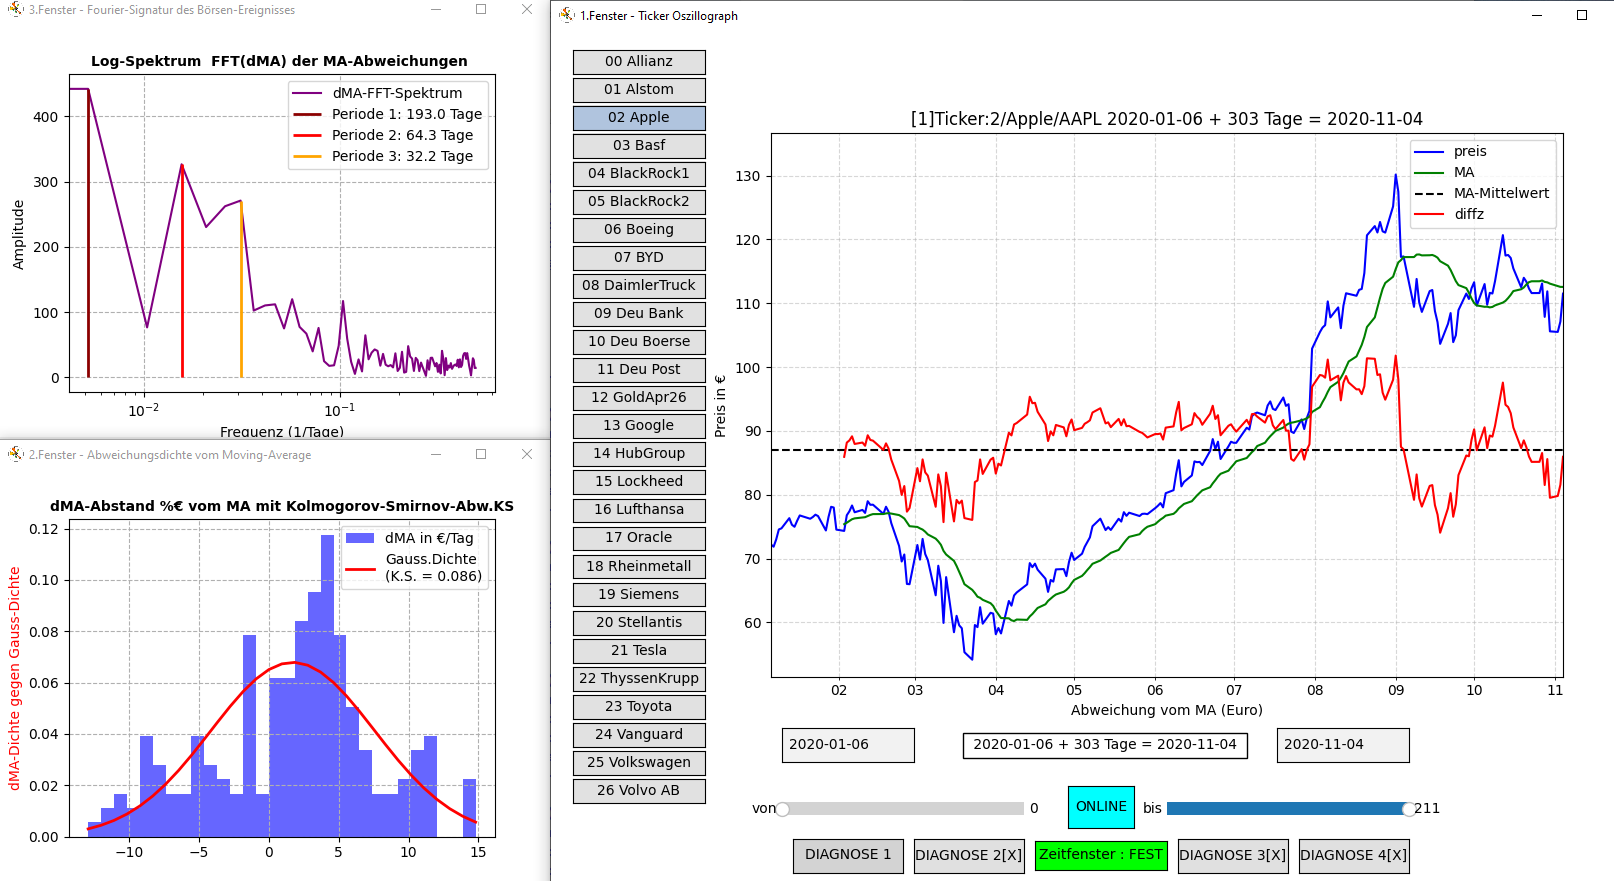

This figure's Python source:
# Fy-Nance_14.py 03-06-2026 Projekt Ticker-Oszillograph
import numpy as np
import pandas as pd
import yfinance as yf
import scipy.stats as stats
import matplotlib.pyplot as plt
import matplotlib.dates as mdates
import matplotlib.ticker as mticker
from matplotlib.widgets import Slider, Button, TextBox
import os
# ==============================================================================
#     01    Projekt Variablen
# ==============================================================================
# Hier sitzen die 8 Haupt-Steuerleitungen gut sichtbar direkt unter den Imports.
# In den Funktionen darunter wird nur noch gelesen oder gezielt zugegriffen.
online_schalter_val = 1            # default 1 = Online live, 0 = Offline
clr_schalter_val    = 1            # Default 1 = FEST(Zoom behalten), 0 = VAR (Reset)
akt_index       = 2                # Default-Ticker (Standard: 2 = Apple)
yfNAME = "AAPL"                    # Default-Ticker für den Online-Start
offlinecsv = "02Apple_Offline.csv" # Default-Ticker für den Offline-Start
trigger = False                    # start-stop zum Schaubild-zeichnen
ANF_DATUM = "2015-01-05"           # MAX-Fenster ANF
END_DATUM = "2026-06-05"           # MAX-Fenster END
ANF_DATUM = "2020-01-05"           # CORONA-Fenster ANF
END_DATUM = "2020-11-05"           # CORONA-Fenster END
moving_size = 20                   # Moving-Average-Fenster
# ==============================================================================
df = pd.DataFrame()                # Projekt DataFrame
# ==============================================================================
#     02 drei Fenster fig1,ax1 bis fig3,ax3 für canvas.draw_idle() bereitstellen
# ==============================================================================
# Frequenz-Rezept des im Tupel(Ticker,Zeitfenster) erfassten Börsen-Ereignisses
fig3, ax3 = plt.subplots(figsize=(5.5, 4.125))
fig3.canvas.manager.set_window_title('3.Fenster - Fourier-Signatur des Börsen-Ereignisses')
# Das Statistik-Fenster bereitstellen
fig2, ax2 = plt.subplots(figsize=(5.5, 4.125))
fig2.canvas.manager.set_window_title('2.Fenster - Abweichungsdichte vom Moving-Average')
# Das im Interpreter-Ablauf VORHER zu befüllende Oszillographen-Fenster danach ...
fig1, ax1 = plt.subplots(figsize=(11, 8.5))
fig1.canvas.manager.set_window_title('1.Fenster  - Ticker Oszillograph')
plt.subplots_adjust(left=0.20, bottom=0.24, right=0.95)

# ------------------------------------------------------------------------------
#     03 Ticker-Liste aus CSV-Liste laden
# ------------------------------------------------------------------------------
try:
    ticker_df = pd.read_csv('Ticker-Liste.csv')
except FileNotFoundError:
    # Default Liste falls Ticker-Liste.csv fehlt
    ticker_liste = """Num,Nam,Tik
00,Allianz,ALV.DE
01,Alstom,AOMD.DE
02,Apple,AAPL
03,Basf,BAS.DE
04,BlackRock1,BR
05,BlackRock2,BLK
06,Boeing,BA
07,BYD,002594.SZ
08,DaimlerTruck,DTG.DE
09,Deu Bank,DB
10,Deu Boerse,DBOEY
11,Deu Post,DHL.DE
12,GoldApr26,GC=F
13,Google,GOOG
14,HubGroup,HUBG
15,Lockheed,LOM.F
16,Lufthansa,LHA.DE
17,Oracle,SOC.SG
18,Rheinmetall,RHM.DE
19,Siemens,SIE.DE
20,Stellantis,STLAM.MI
21,Tesla,TSLA
22,ThyssenKrupp,TKA.DE
23,Toyota,TOYOF
24,Vanguard,VWRL.SW
25,Volkswagen,VOW.DE
26,Volvo AB,VOL1.SG"""
    with open('Ticker-Liste.csv', 'w') as f:
        f.write(ticker_liste)
    ticker_df = pd.read_csv('Ticker-Liste.csv')
# ------------------------------------------------------------------------------
#     04  Ticker-Daten Download oder aus csv lesen
# ------------------------------------------------------------------------------
def lade_ticker_daten():# nur globale Argumente
    global df           # 1.Dataframe
    global ticker_df    # 2.Ticker-liste
    global akt_index    # 3.Ticker_index
    global moving_size  # 4.Moving_average-Fenster
    akt_ticker = ticker_df.iloc[akt_index] # Zeilenwahl in Ticker-Liste = integer location 
    akt_Num = akt_ticker['Num']
    akt_Nam = akt_ticker['Nam']
    akt_Tik = akt_ticker['Tik']
    csv_Nam = f"{akt_Num}{akt_Nam}_Offline.csv"
    # Download df_live mit 1.Spalte datum (von start bis end) und 2.Spalte Preis
    if online_schalter_val > 0:
        try:
            print(f"Lade {akt_Tik} live von Yahoo Finance...")
            df_live = yf.Ticker(akt_Tik).history(start=ANF_DATUM, end=END_DATUM)[["Close"]]
            df_live.index = df_live.index.tz_localize(None)
            df_csv = df_live.rename(columns={"Close": "Price"}).dropna().reset_index()
            df_csv['Date'] = pd.to_datetime(df_csv['Date'])
            df_csv.to_csv(csv_Nam, index=False)
            print(f"-> live geladen und in {csv_Nam} gepuffert")
            df = df_csv.sort_values('Date').reset_index(drop=True)
            return
        except Exception as e:
            print(f"{akt_Tik} Download gescheitert ({e}) => Offline-csv")
    # Offline-csv df_csv mit 1.Spalte datum (von start bis end) und 2.Spalte Preis
    if os.path.exists(csv_Nam):
        print(f"lokale csv {csv_Nam} wird geladen...")
        df_csv = pd.read_csv(csv_Nam)
        df_csv['Date'] = pd.to_datetime(df_csv['Date'])
        df = df_csv.sort_values('Date').reset_index(drop=True)
    else:
        print(f"Offline-csv {csv_Nam} nicht gefunden! Leeres Frame als Ersatz.")
        df = pd.DataFrame(columns=['Date', 'Price'])
# ------------------------------------------------------------------------------
#     05  Default-Ticker Apple laden und draw_idle()-Überwachungs-Trigger setzen 
# ------------------------------------------------------------------------------
lade_ticker_daten()
trigger = False
# ------------------------------------------------------------------------------
#     06  Gleitenden Durchschnitt MA(MeanAverage) redundant einbauen ... 
# ------------------------------------------------------------------------------
df['MA'] = df['Price'].rolling(window=moving_size).mean()
# ------------------------------------------------------------------------------
#     07  Achsen und Anheftungspunkte für Widgets platzieren 
# ------------------------------------------------------------------------------
ax1_von = plt.axes([0.21, 0.07, 0.22, 0.03])       # Anheftung von-Slider
ax1_online = plt.axes([0.47, 0.062, 0.06, 0.05])   # Anheftung ONLINE-OFFLINE-Schalter
ax1_clr = plt.axes([0.44, 0.0125, 0.12, 0.035])    # Anheftung Zeitfenster-Umschalter 
ax1_bis = plt.axes([0.56, 0.07, 0.22, 0.03])       # Anheftung bis-Slider

ax1_box_start = plt.axes([0.21, 0.14, 0.12, 0.04]) # Anheftung Linkes Datumsfenster
ax1_box_end = plt.axes([0.66, 0.14, 0.12, 0.04])   # Anheftung Rechtes Datumsfenster
text_mitte = fig1.text(0.38, 0.155, '', bbox=dict(facecolor='white', alpha=1.0, edgecolor='black'))

ax1_diag1 = plt.axes([0.22, 0.01, 0.10, 0.04])     # Anheftung der Diagnose-Schalter
ax1_diag2 = plt.axes([0.33, 0.01, 0.10, 0.04])
ax1_diag3 = plt.axes([0.57, 0.01, 0.10, 0.04])
ax1_diag4 = plt.axes([0.68, 0.01, 0.10, 0.04])
# ------------------------------------------------------------------------------
#     08   Vorbereitung Ticker-Klavier am linken Rand 
# ------------------------------------------------------------------------------
ticker_klavier = []
schalter_handles = []  # Hält die Schalter-Referenzen im Speicher aktiv
anzahl_ticker = len(ticker_df)

for i in range(anzahl_ticker):
    zeil = ticker_df.iloc[i]
    num_str = f"{zeil['Num']:02d}"
    btn_label = f"{num_str} {zeil['Nam']}"
    # Tasten-Anheftung iterativ von oben nach unten (0.95 bis 0.02) platziert
    y_pos = 0.95 - (i * 0.033)
    ax_tick = plt.axes([0.02, y_pos, 0.12, 0.028])
    
    # Aktiven Button farblich hervorheben
    btn_color = '#b0c4de' if i == akt_index else '#e1e1e1'
    btn = Button(ax_tick, btn_label, color=btn_color)
    btn.label.set_fontsize(10)  # typische Schriftgröße für gute Lesbarkeit
    # ------------------------------------------------------------------------------
    ticker_klavier.append((btn, num_str, zeil['Nam'], zeil['Tik'], i))
    # ------------------------------------------------------------------------------
    schalter_handles.append(btn) # Schutz gegen Pythons Garbage Collector

# ------------------------------------------------------------------------------
#     09            Schalter-Widgets platzieren 
# ------------------------------------------------------------------------------

slider_von = Slider(ax1_von, 'von', 0, len(df)-1, valinit=0, valfmt='%0.0f')
slider_bis = Slider(ax1_bis, 'bis', 0, len(df)-1, valinit=len(df)-1, valfmt='%0.0f')
btn_online = Button(ax1_online, 'ONLINE' if online_schalter_val else 'OFFLINE', color='aqua' if online_schalter_val else 'teal')

text_box_start = TextBox(ax1_box_start, '', initial='')
text_box_end   = TextBox(ax1_box_end, '', initial='')

# CLR-Schalter direkt unter Online-Schalter 
# Variable für CLR-Zustand (1 = FEST / Zoom behalten, 0 = RESET / Vollansicht)
clr_schalter_val = 1 
btn_clr = Button(ax1_clr, 'Zeitfenster : FEST', color='lime')
btn_clr.label.set_fontsize(10)

# --- PLATZIERUNG DIAGNOSE-BUTTONS  ---
btn_diag1 = Button(ax1_diag1, 'DIAGNOSE 1', color='#d3d3d3')
btn_diag2 = Button(ax1_diag2, 'DIAGNOSE 2[X]', color='#e0e0e0')
btn_diag3 = Button(ax1_diag3, 'DIAGNOSE 3[X]', color='#e0e0e0')
btn_diag4 = Button(ax1_diag4, 'DIAGNOSE 4[X]', color='#e0e0e0')

# ------------------------------------------------------------------------------
#     10       Schaubild-Achsen skalieren
# ------------------------------------------------------------------------------
def axen_skalierung(target_ax, dt_start, dt_end):
    # Erzwingt Umwandlung in echte Timestamps, unabh. vom Input
    dt_start = pd.Timestamp(dt_start)
    dt_end = pd.Timestamp(dt_end)
    
    tage_fenster = (dt_end - dt_start).days
    
    target_ax.xaxis.set_major_locator(mdates.YearLocator())
    target_ax.xaxis.set_major_formatter(mdates.DateFormatter('%Y'))
    
    if tage_fenster < 730:  # => Monats-Markierungen
        target_ax.xaxis.set_minor_locator(mdates.MonthLocator())
        target_ax.xaxis.set_minor_formatter(mdates.DateFormatter('%m'))
        target_ax.grid(True, which='both', linestyle='--', alpha=0.5)
    else:
        target_ax.xaxis.set_minor_locator(mdates.MonthLocator())
        target_ax.xaxis.set_minor_formatter(mticker.NullFormatter())
        target_ax.grid(True, which='major', linestyle='--')
        
    plt.setp(target_ax.get_xticklabels(), rotation=0, ha='center')
# ------------------------------------------------------------------------------
#     11                 Zeitfenster auslesen
# ------------------------------------------------------------------------------
def von_bis_ablesen():
    idx_von = int(slider_von.val)
    idx_bis = int(slider_bis.val)
    df_zeitfenster = df.iloc[idx_von:idx_bis+1].copy()
    
    if df_zeitfenster.empty:
        return None, "", ""
        
    # Zugriff über .values und Umwandlung in sichere Timestamps
    dt_start = pd.Timestamp(df_zeitfenster['Date'].values[0])
    dt_end = pd.Timestamp(df_zeitfenster['Date'].values[-1])
    
    str_start = dt_start.strftime('%Y-%m-%d')
    str_end = dt_end.strftime('%Y-%m-%d')
    
    return df_zeitfenster, str_start, str_end
# ------------------------------------------------------------------------------
#     12                 Schaubild neu zeichnen
# ------------------------------------------------------------------------------
def neu_zeichnen(idx_von, idx_bis):
    global trigger
    global df           # 1.Dataframe
    global ticker_df    # 2.Ticker-liste
    global akt_index    # 3.Ticker_index
    global moving_size  # 4.Moving_average-Fenster
    akt_ticker = ticker_df.iloc[akt_index] # Zeilenwahl in Ticker-Liste = integer location 
    akt_Num = akt_ticker['Num']
    akt_Nam = akt_ticker['Nam']
    akt_Tik = akt_ticker['Tik']
    csv_Nam = f"{akt_Num}{akt_Nam}_Offline.csv"

    if trigger or df.empty: return
    trigger = True
    # --- Database-Erweiterungen Refresh ------------
    df['MA'] = df['Price'].rolling(window=moving_size).mean()
    df['Diff'] = df['Price'] - df['MA']
    # -----------------------------------------------
    # ----------------------------------------------------------------------           
    # Erstes Fenster ax1 Ticker-Linie mit Mov'Average MA und Abweichg. dMA
    # ----------------------------------------------------------------------  
    ax1.clear()   ###
    ax1.set_title(f"[2]Ticker:{akt_Num}/{akt_Nam}/{akt_Tik} von {idx_von} bis {idx_bis}",fontsize=12, fontweight='bold')
    fig1.canvas.manager.set_window_title('1.Fenster - Ticker Oszillograph')
    plt.subplots_adjust(left=0.20, bottom=0.24, right=0.92)
    
    # 1. Hauptlinien zeichnen (Nutzt noch das ganze df, Matplotlib clippt das per xlim)
    line_preis, = ax1.plot(df['Date'], df['Price'], label='preis', color='blue')
    line_MAmiw, = ax1.plot(df['Date'], df['MA'], label='MA', color='green')
    
    ma_mittelwert = df['MA'].mean()
    y_mamiw = [ma_mittelwert] * len(df)
    line_mamiw, = ax1.plot(df['Date'], y_mamiw, label='MA-Mittelwert', color='black', linestyle='--')
    
    df['Diff'] =  df['Price'] - df['MA']
    line_diff, = ax1.plot(df['Date'], ma_mittelwert + df['Diff'], label='diffz', color='red')

    ax1.set_xlabel('Abweichung vom MA (Euro)')
    ax1.set_ylabel('Preis in €')
    ax1.grid(True, linestyle='--')
    ax1.legend(loc='upper right')

    # 2. Slider-Index-Validierung für Synchronisation
    idx_von = max(0, min(idx_von, len(df)-1))
    idx_bis = max(0, min(idx_bis, len(df)-1))
    if idx_von > idx_bis: idx_von = idx_bis

    slider_von.set_val(idx_von)
    slider_bis.set_val(idx_bis)

    # 3. Synchronisierung des Zeitfensters
    df_zeitfenster = df.iloc[idx_von:idx_bis+1]
    
    if not df_zeitfenster.empty:
        dt_start = pd.Timestamp(df_zeitfenster['Date'].values[0])
        dt_end = pd.Timestamp(df_zeitfenster['Date'].values[-1])
        
        str_start = dt_start.strftime('%Y-%m-%d')
        str_end = dt_end.strftime('%Y-%m-%d')
        tage_differenz = (dt_end - dt_start).days
        
        ax1.set_xlim(dt_start, dt_end)
        ax1.set_ylim(df_zeitfenster['Price'].min() * 0.95, df_zeitfenster['Price'].max() * 1.05)
        
        axen_skalierung(ax1, dt_start, dt_end)
        
        ax1.set_title(f"[1]Ticker:{akt_Num}/{akt_Nam}/{akt_Tik} {str_start} + {tage_differenz} Tage = {str_end}")
        plt.subplots_adjust(left=0.20, bottom=0.24, right=0.92)

        text_mitte.set_text(f" {str_start} + {tage_differenz} Tage = {str_end} ")
        
        if text_box_start.text_disp.get_text() != str_start: 
            text_box_start.set_val(str_start)
        if text_box_end.text_disp.get_text() != str_end: 
            text_box_end.set_val(str_end)
            
        # ----------------------------------------------------------------------
        # Refresh der dynamisch veränderten Daten im 'df_zeitfenster'
        # ----------------------------------------------------------------------
        diff_dropna = df_zeitfenster['Diff'].dropna() # <-- GEAENDERT auf df_zeitfenster
        diff_data = diff_dropna.values
        
        # Kontrolle ob genug Datenpunkte im Slider-Refresh-Fenster vorhanden
        if len(diff_data) > 5:
            # Statistik auf Basis des synchronisierten Slider-Fensters berechnen
            mu = np.mean(diff_data)
            sigma = np.std(diff_data)
            ks_stat, p_value = stats.kstest(diff_data, 'norm', args=(mu, sigma))
            
            # Konsole gibt aktuelle Fenster-Werte und Kolmogorov-Smirnov-Abweichung aus:
            print(f"Fenster [{str_start} bis {str_end}] -> KS-Abweichung: {ks_stat:.4f}")
            # ----------------------------------------------------------------------           
            # Zweites Fenster ax2 dMA-Histogramm und Vergl.Gauss-Verteilung
            # ----------------------------------------------------------------------
            ax2.clear()          
            ax2.set_title('dMA-Abstand %€ vom MA mit Kolmogorov-Smirnov-Abw.KS',
                                                             fontsize=10, fontweight='bold')
            count, bins, ignored = ax2.hist(diff_data, bins=30, density=True, 
                                   alpha=0.6, color='blue', label='dMA in €/Tag')
            
            gauss = stats.norm.pdf(bins, mu, sigma)
            ax2.plot(bins, gauss, color='red', linewidth=2, 
                    label=f'Gauss.Dichte\n(K.S. = {ks_stat:.3f})')
            
            ax2.set_ylabel('dMA-Dichte gegen Gauss-Dichte', color='red')
            ax2.legend()
            ax2.grid(True, linestyle='--')
            # ----------------------------------------------------------------------           
            # Drittes Fenster ax3 FFT-Analyse Abweichung dMA vom Gleit-Mittelwert MA
            # ----------------------------------------------------------------------
            signal = diff_data
            N = len(signal) ##
            if N > 5:
                 fft_werte = np.fft.fft(signal)
                 frequenzen = np.fft.fftfreq(len(signal))
            
                 halbe = len(signal) // 2
                 freq = frequenzen[:halbe]
                 amp = np.abs(fft_werte[:halbe])
                 # ----------------------------------------------------------------------           
                 # Konsolen-Ausgabe zur FFT-Analyse der dMA-Zyklen vs. Gleitmittelwert MA
                 # ----------------------------------------------------------------------
                 # 2. Top 3 "Resonanzen" (Formanten) des Boersen-Ereignisses 
                 # ignoriert die Abweichung 0 (Gleichanteil)
                 sortierte_idxs = np.argsort(amp[1:])[::-1] + 1
                 print("\n--- FREQUENZREZEPT DES TICKERS (FORMANTEN) ---")
                 for i in range(min(3, len(sortierte_idxs))):
                     idx = sortierte_idxs[i]
                     # Zyklusdauer in Tagen (Kehrwert der Frequenz)
                     zyklus_tage = 1.0 / freq[idx] if freq[idx] > 0 else float('inf')
                     # Relative Amplitude (der fft_werte)
                     amp_prozent = (amp[idx] / np.sum(amp)) * 100
        
                     print(f"Periode {i+1} (Resonanz): {zyklus_tage:.1f} Tage Takt "
                           f"| Amplitude: {amp_prozent:.1f}%")
            
                 dominant_amp = np.argmax(amp[1:]) + 1
                 dominant_frq = 1 / freq[dominant_amp]
                 print(f"Dominanter Zyklus im Zeitfenster: {dominant_frq:.1f} Tage")
            # ----------------------------------------------------------------------           
            #  FFT-Schaubild der dMA-Zyklen im Kurs-Diagramm vs. Gleitmittelwert MA
            # ----------------------------------------------------------------------
            ax3.clear()
            ax3.set_xscale('log')
            ax3.set_title('Log-Spektrum  FFT(dMA) der MA-Abweichungen ', fontsize=10, fontweight='bold')
            # Das lila Amplituden-Spektrum logarithmisch aufzeichnen
            ax3.plot(freq, amp, color='purple', label='dMA-FFT-Spektrum') 
        
            # Die Top 3 Resonanz-Frequenzen als vertikale Linien einzeichnen
            farben = ['darkred', 'red', 'orange']
            for i in range(min(3, len(sortierte_idxs))):
                idx = sortierte_idxs[i]
                f_frequz = freq[idx]
                amp_frequz = amp[idx]
                zyklus_tage = 1.0 / f_frequz if f_frequz > 0 else 0
            
                ax3.vlines(f_frequz, 0, amp_frequz, colors=farben[i], linestyle='-', linewidth=2,
                       label=f'Periode {i+1}: {zyklus_tage:.1f} Tage')
            
            ax3.set_xlabel('Frequenz (1/Tage)')
            ax3.set_ylabel('Amplitude')
            ax3.legend(loc='upper right')
            ax3.grid(True, linestyle='--')
    # ----------------------------------------------------------------------
    # drei Leinwaende synchron neu rendern
    # ----------------------------------------------------------------------
    fig1.canvas.draw_idle()
    fig2.canvas.draw_idle()
    fig3.canvas.draw_idle()  # <-- Das dritte Glied der Fenster-Kette

    trigger = False
# ------------------------------------------------------------------------------
#     13  event-überwachung Ticker-Klavier am linken Rand 
# ------------------------------------------------------------------------------
def ticker_klavier_klick(num_str, name, ticker_str, button_index):
    def callback(event):
        global akt_index
        print(f"\n[KLAVIER] Taste gedrückt: {num_str} {name} ({ticker_str})")      
        # 1. Tastenfarbe umschalten
        for btn_obj, _, _, _, idx in ticker_klavier:
            if idx == button_index:
                btn_obj.color = '#b0c4de'
                btn_obj.ax.set_facecolor('#b0c4de')
            else:
                btn_obj.color = '#e1e1e1'
                btn_obj.ax.set_facecolor('#e1e1e1')        
        akt_index = button_index

        # 2. Alte Zeitfenster sichern
        idx_von_alt = int(slider_von.val)
        idx_bis_alt = int(slider_bis.val)

        # 3. Neuen Ticker laden
        lade_ticker_daten()
        if not df.empty:
            # Max. Grenzen des neuen Tickers ermitteln
            max_index_neu = len(df) - 1
            
            # neue Slider-Maximalgrenzen anpassen
            slider_von.valmax = max_index_neu
            slider_bis.valmax = max_index_neu

            neu_zeichnen(idx_von_alt, idx_bis_alt)

            # statt line.set_data(df['Date'], df['Price'])
            # -------------------------------------
            # Prüfen, ob das alte Zeitfenster zur neuen Aktie passt
            # -------------------------------------
            if clr_schalter_val == 1 and idx_bis_alt <= max_index_neu:
                # -------------------------------------
                # Zeitfenster Von-Bis absichern: Zeitraum existiert bei der neuen Aktie
                # -------------------------------------
                von_abgesichert = min(idx_von_alt, max_index_neu)
                bis_abgesichert = min(idx_bis_alt, max_index_neu)
                
                slider_von.set_val(von_abgesichert)
                slider_bis.set_val(bis_abgesichert)
                
                dt_start_neu = pd.Timestamp(df.iloc[von_abgesichert]['Date'])
                dt_end_neu = pd.Timestamp(df.iloc[bis_abgesichert]['Date'])
                str_start_neu = dt_start_neu.strftime('%Y-%m-%d')
                str_end_neu = dt_end_neu.strftime('%Y-%m-%d')
                
                text_box_start.set_val(str_start_neu)
                text_box_end.set_val(str_end_neu)
                
                neu_zeichnen(von_abgesichert, bis_abgesichert)
                print(f"-> Zeitfenster beibehalten (FEST).")
            else:
                # -------------------------------------
                # Zeitfenster RESET (Fallback), wenn FEST gesetzt, aber Aktie nicht im Zeitrahmen
                # -------------------------------------
                if clr_schalter_val == 1:
                    print("-> Ticker mit zu wenig Historie. Datums-Reset nötig")
                
                slider_von.set_val(0)
                slider_bis.set_val(max_index_neu)
                
                str_start_full = pd.Timestamp(df['Date'].values[0]).strftime('%Y-%m-%d')
                str_end_full = pd.Timestamp(df['Date'].values[-1]).strftime('%Y-%m-%d')
                text_box_start.set_val(str_start_full)
                text_box_end.set_val(str_end_full)
                
                neu_zeichnen(0, max_index_neu)
                print("-> Zeitfenster auf Vollansicht (VAR).")
                
    return callback


# ------------------------------------------------------------------------------
#     14     Schleife zur event-überwachung aller Klaviertasten
# ------------------------------------------------------------------------------
for btn_obj, n_str, nam, tik, b_idx in ticker_klavier:
    btn_obj.on_clicked(ticker_klavier_klick(n_str, nam, tik, b_idx))

# ------------------------------------------------------------------------------
#     15             Funktionalität des CLR-Schalters
# ------------------------------------------------------------------------------
def on_clr_clicked(event):
    global clr_schalter_val
    if clr_schalter_val > 0:
        clr_schalter_val = 0
        btn_clr.label.set_text("Zeitfenster : VAR")
        btn_clr.color = "pink"
        btn_clr.ax1.set_facecolor("pink")
        print("[COCKPIT] Modus gewechselt: Zeitfenster bei Tickerwechsel variabel (VAR).")
    else:
        clr_schalter_val = 1
        btn_clr.label.set_text("Zeitfenster : FEST")
        btn_clr.color = "lime"
        btn_clr.ax1.set_facecolor("lime")
        print("[COCKPIT] Modus gewechselt: Zeitfenster bei Tickerwechsel konstant (FEST).")
    fig1.canvas.draw_idle()

btn_clr.on_clicked(on_clr_clicked)   # clr-Schalter abrufen
schalter_handles.append(btn_clr)     # in aktive handles-Liste eintragen

# ------------------------------------------------------------------------------
#     16           Funktionalität des ONLINE-Schalters
# ------------------------------------------------------------------------------
def on_online_clicked(event):
    global online_schalter_val
    global df           # 1.Dataframe
    global ticker_df    # 2.Ticker-liste
    global akt_index    # 3.Ticker_index
    global moving_size  # 4.Moving_average-Fenster
    akt_ticker = ticker_df.iloc[akt_index] # Zeilenwahl in Ticker-Liste = integer location 
    akt_Num = akt_ticker['Num']
    akt_Nam = akt_ticker['Nam']
    akt_Tik = akt_ticker['Tik']
    csv_Nam = f"{akt_Num}{akt_Nam}_Offline.csv"
    
    # Modus umschalten
    if online_schalter_val > 0:
        online_schalter_val = 0
        btn_online.label.set_text("OFFLINE")
        btn_online.color = "teal"
    else:
        online_schalter_val = 1
        btn_online.label.set_text("ONLINE")
        btn_online.color = "aqua"
    
    # Aktuelle Aktie im neuen Modus nachladen
    lade_ticker_daten()
    if not df.empty:
        line.set_data(df['Date'], df['Price'])
        neu_zeichnen(int(slider_von.val), int(slider_bis.val))
    fig1.canvas.draw_idle()

btn_online.on_clicked(on_online_clicked)  # online-Schalter abrufen

# ------------------------------------------------------------------------------
#     17                Fenster 4 Diagnose-Volatilität
# ------------------------------------------------------------------------------
def on_diag1_clicked(event):
    df_zeitfenster, str_start, str_end = von_bis_ablesen()
    if df_zeitfenster is None or df_zeitfenster.empty: return
    
    miwe_val = df_zeitfenster['Price'].mean()
    df_zeitfenster['miwe'] = miwe_val
    df_zeitfenster['diffz'] = miwe_val + df_zeitfenster['Price'].diff().fillna(0)

    fig4, ax4 = plt.subplots(figsize=(9, 5.5))
    fig4.canvas.manager.set_window_title('4.Fenster - Volatilitätsuntersuchung')
    
    ax4.plot(df_zeitfenster['Date'], df_zeitfenster['miwe'], color='black', label='miwe')
    ax4.plot(df_zeitfenster['Date'], df_zeitfenster['diffz'], color='blue', label='diffz')
    ax4.plot(df_zeitfenster['Date'], df_zeitfenster['Price'], color='red', linewidth=2, label='preis')
    
    ax4.set_title(f"fig1 Preis, Mittelwert und Differenz-Werte ({str_start} bis {str_end})")
    ax4.set_ylabel('Preis in €')
    ax4.legend(loc='upper left')
    
    # Timestamp-Wert direkt im Zeitfenster abholen
    dt_start_gesichert= pd.Timestamp(df_zeitfenster['Date'].values[0])
    dt_end_gesichert = pd.Timestamp(df_zeitfenster['Date'].values[-1])
    axen_skalierung(ax4, dt_start_gesichert, dt_end_gesichert)
    
    fig4.canvas.draw()          # Overlay-Fenster zu Diagnose 1 ausgeben
    plt.show()

# ------------------------------------------------------------------------------
#     18             Fenster 5 Diagnose-Dummy
# ------------------------------------------------------------------------------
def on_diag2_clicked(event):
    df_zeitfenster, str_start, str_end = von_bis_ablesen()
    fig5, ax5 = plt.subplots(figsize=(9, 5.5))
    fig5.canvas.manager.set_window_title('5.Fenster - PLatzhalter 1')
    ax5.text(0.5, 0.5, 'weiteres Auswertungsverfahren:\n\n[ DIAGNOSE 2 LEER ]\n\nkann nachgetragen werden.', 
             ha='center', va='center', fontsize=12, color='red', weight='bold', bbox=dict(facecolor='yellow', alpha=0.3))
    ax5.set_title(f"fig2 noch ohne Titel: {str_start} bis {str_end}")
    fig5.canvas.draw()
    plt.show()
# ------------------------------------------------------------------------------
#      19              Fenster 6 Diagnose-Dummy
# ------------------------------------------------------------------------------
def on_diag3_clicked(event):
    df_zeitfenster, str_start, str_end = von_bis_ablesen()
    fig6, ax6 = plt.subplots(figsize=(9, 5.5))
    fig6.canvas.manager.set_window_title('6.Fenster - Platzhalter 2')
    ax6.text(0.5, 0.5, 'weiteres Auswertungsverfahren:\n\n[ DIAGNOSE 3 LEER ]\n\nkann nachgetragen werden.', 
             ha='center', va='center', fontsize=12, color='gray', weight='bold')
    ax6.set_title(f"fig3 noch ohne Titel: {str_start} bis {str_end}")
    fig6.canvas.draw()
    plt.show()
# ------------------------------------------------------------------------------
#     20              Fenster 7 Diagnose-Dummy
# ------------------------------------------------------------------------------
def on_diag4_clicked(event):
    df_zeitfenster, str_start, str_end = von_bis_ablesen()
    fig7, ax7 = plt.subplots(figsize=(9, 5.5))
    fig7.canvas.manager.set_window_title('7.Fenster - Platzhalter 3')
    ax7.text(0.5, 0.5, 'weiteres Auswertungsverfahren:\n\n[ DIAGNOSE 4 LEER ]\n\nkann nachgetragen werden.', 
             ha='center', va='center', fontsize=12, color='gray', style='italic')
    ax7.set_title(f"fig4 noch ohne Titel: {str_start} bis {str_end}")
    fig7.canvas.draw()
    plt.show()

btn_diag1.on_clicked(on_diag1_clicked)  # Diagnose-Schalter abrufen
btn_diag2.on_clicked(on_diag2_clicked)
btn_diag3.on_clicked(on_diag3_clicked)
btn_diag4.on_clicked(on_diag4_clicked)
# ---------------------------------------------------------------------------------
#     21  Huckepack-Aufruf der beiden Slider um beim Schieben plot neu zu zeichnen
# ---------------------------------------------------------------------------------
slider_von.on_changed(lambda v: neu_zeichnen(int(slider_von.val), int(slider_bis.val)))
slider_bis.on_changed(lambda v: neu_zeichnen(int(slider_von.val), int(slider_bis.val)))
# ----------------------------------------------------------------------------------
#     22  Textbox-ENTER-Submit-Funktionalität für das Zeitfenster per Datums-Eingabe
# ----------------------------------------------------------------------------------
def on_submit_start(text_input):
    try:
        target_date = pd.to_datetime(text_input.strip(), format='%Y-%m-%d')
        idx = (df['Date'] - target_date).abs().idxmin()
        neu_zeichnen(idx, int(slider_bis.val))
    except ValueError:
        neu_zeichnen(int(slider_von.val), int(slider_bis.val))

def on_submit_end(text_input):
    try:
        target_date = pd.to_datetime(text_input.strip(), format='%Y-%m-%d')
        idx = (df['Date'] - target_date).abs().idxmin()
        neu_zeichnen(int(slider_von.val), idx)
    except ValueError:
        neu_zeichnen(int(slider_von.val), int(slider_bis.val))

text_box_start.on_submit(on_submit_start)   # Start-Datum abrufen
text_box_end.on_submit(on_submit_end)       # Ende-Datum abrufen 

# ------------------------------------------------------------------------------
#     23 Ticker-Oszillograph starten/neu zeichnen und fig2,ax2 nachtragen
# ------------------------------------------------------------------------------
neu_zeichnen(0, len(df)-1)
plt.show()
